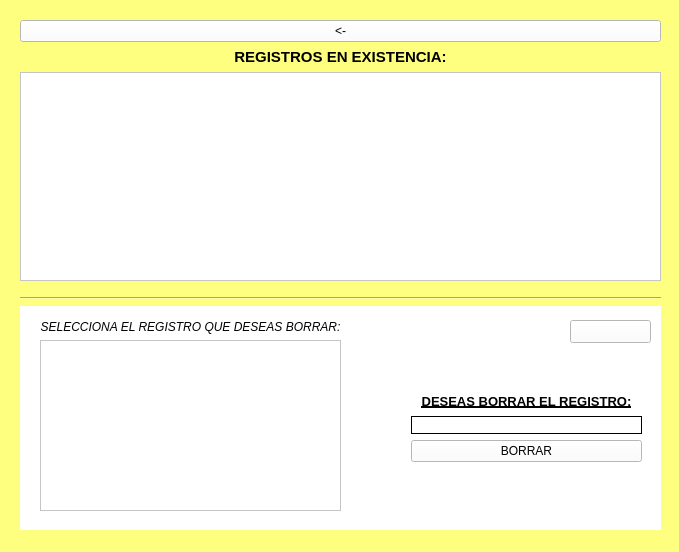
<?xml version="1.0" encoding="UTF-8"?>
<ui version="4.0">
 <class>VentanaBorrarRegistro</class>
 <widget class="QMainWindow" name="VentanaBorrarRegistro">
  <property name="geometry">
   <rect>
    <x>0</x>
    <y>0</y>
    <width>679</width>
    <height>552</height>
   </rect>
  </property>
  <property name="windowTitle">
   <string>MainWindow</string>
  </property>
  <property name="styleSheet">
   <string notr="true">background-color: rgb(255, 255, 127);</string>
  </property>
  <widget class="QWidget" name="centralwidget">
   <widget class="QWidget" name="widget" native="true">
    <property name="geometry">
     <rect>
      <x>20</x>
      <y>300</y>
      <width>641</width>
      <height>231</height>
     </rect>
    </property>
    <property name="styleSheet">
     <string notr="true">background-color: rgb(255, 255, 255);</string>
    </property>
    <widget class="QWidget" name="layoutWidget">
     <property name="geometry">
      <rect>
       <x>20</x>
       <y>20</y>
       <width>301</width>
       <height>191</height>
      </rect>
     </property>
     <layout class="QVBoxLayout" name="verticalLayout_3">
      <item>
       <widget class="QLabel" name="titulo2">
        <property name="font">
         <font>
          <pointsize>9</pointsize>
          <weight>50</weight>
          <italic>true</italic>
          <bold>false</bold>
         </font>
        </property>
        <property name="text">
         <string>SELECCIONA EL REGISTRO QUE DESEAS BORRAR:</string>
        </property>
        <property name="alignment">
         <set>Qt::AlignCenter</set>
        </property>
       </widget>
      </item>
      <item>
       <widget class="QListWidget" name="listaid"/>
      </item>
     </layout>
    </widget>
    <widget class="QWidget" name="layoutWidget">
     <property name="geometry">
      <rect>
       <x>391</x>
       <y>92</y>
       <width>231</width>
       <height>94</height>
      </rect>
     </property>
     <layout class="QVBoxLayout" name="verticalLayout_2">
      <item>
       <widget class="QLabel" name="titulo3">
        <property name="font">
         <font>
          <pointsize>10</pointsize>
          <weight>75</weight>
          <bold>true</bold>
          <underline>true</underline>
         </font>
        </property>
        <property name="text">
         <string>DESEAS BORRAR EL REGISTRO:</string>
        </property>
        <property name="alignment">
         <set>Qt::AlignCenter</set>
        </property>
       </widget>
      </item>
      <item>
       <widget class="QLabel" name="datoaborrar">
        <property name="font">
         <font>
          <family>MS Sans Serif</family>
          <weight>75</weight>
          <italic>true</italic>
          <bold>true</bold>
         </font>
        </property>
        <property name="frameShape">
         <enum>QFrame::Box</enum>
        </property>
        <property name="text">
         <string/>
        </property>
        <property name="alignment">
         <set>Qt::AlignCenter</set>
        </property>
       </widget>
      </item>
      <item>
       <widget class="QPushButton" name="BORRAR">
        <property name="styleSheet">
         <string notr="true">QPushButton:hover{
	
	background-color: rgb(255, 255, 0);
}
QPushButton{
	background-color: rgb(255, 255, 255);
}</string>
        </property>
        <property name="text">
         <string>BORRAR</string>
        </property>
       </widget>
      </item>
      <item>
       <widget class="QLabel" name="mensaje">
        <property name="font">
         <font>
          <family>Yu Gothic UI Light</family>
          <pointsize>10</pointsize>
          <weight>50</weight>
          <bold>false</bold>
          <underline>false</underline>
         </font>
        </property>
        <property name="text">
         <string/>
        </property>
        <property name="alignment">
         <set>Qt::AlignCenter</set>
        </property>
       </widget>
      </item>
     </layout>
    </widget>
    <widget class="QPushButton" name="Actualizar">
     <property name="geometry">
      <rect>
       <x>550</x>
       <y>20</y>
       <width>81</width>
       <height>23</height>
      </rect>
     </property>
     <property name="styleSheet">
      <string notr="true">QPushButton:hover{
	
	background-color: rgb(255, 0, 0);
}
QPushButton{
	background-color: rgb(255, 255, 255);
}</string>
     </property>
     <property name="text">
      <string/>
     </property>
     <property name="icon">
      <iconset>
       <normaloff>../mutimedia/actualizar.png</normaloff>../mutimedia/actualizar.png</iconset>
     </property>
     <property name="checkable">
      <bool>false</bool>
     </property>
    </widget>
   </widget>
   <widget class="Line" name="line">
    <property name="geometry">
     <rect>
      <x>20</x>
      <y>290</y>
      <width>641</width>
      <height>16</height>
     </rect>
    </property>
    <property name="orientation">
     <enum>Qt::Horizontal</enum>
    </property>
   </widget>
   <widget class="QWidget" name="layoutWidget">
    <property name="geometry">
     <rect>
      <x>20</x>
      <y>20</y>
      <width>641</width>
      <height>261</height>
     </rect>
    </property>
    <layout class="QVBoxLayout" name="verticalLayout">
     <item>
      <widget class="QPushButton" name="regresar">
       <property name="styleSheet">
        <string notr="true">QPushButton:hover{
	background-color: rgb(85, 255, 255);
}

QPushButton{
	background-color: rgb(255, 255, 255);
}</string>
       </property>
       <property name="text">
        <string>&lt;-</string>
       </property>
      </widget>
     </item>
     <item>
      <widget class="QLabel" name="titulo">
       <property name="font">
        <font>
         <pointsize>11</pointsize>
         <weight>75</weight>
         <bold>true</bold>
        </font>
       </property>
       <property name="frameShape">
        <enum>QFrame::NoFrame</enum>
       </property>
       <property name="text">
        <string>REGISTROS EN EXISTENCIA:</string>
       </property>
       <property name="alignment">
        <set>Qt::AlignCenter</set>
       </property>
      </widget>
     </item>
     <item>
      <widget class="QTableWidget" name="tableWidget">
       <property name="font">
        <font>
         <weight>50</weight>
         <bold>false</bold>
        </font>
       </property>
       <property name="styleSheet">
        <string notr="true">background-color: rgb(255, 255, 255);</string>
       </property>
       <property name="frameShape">
        <enum>QFrame::StyledPanel</enum>
       </property>
       <property name="frameShadow">
        <enum>QFrame::Sunken</enum>
       </property>
      </widget>
     </item>
    </layout>
   </widget>
  </widget>
  <widget class="QMenuBar" name="menubar">
   <property name="geometry">
    <rect>
     <x>0</x>
     <y>0</y>
     <width>679</width>
     <height>21</height>
    </rect>
   </property>
  </widget>
  <widget class="QStatusBar" name="statusbar"/>
 </widget>
 <resources/>
 <connections/>
</ui>
